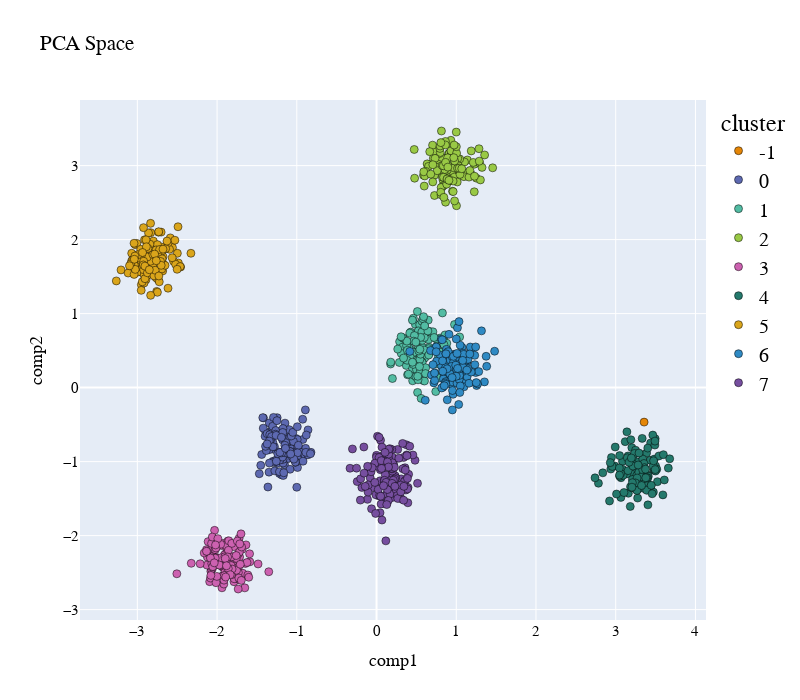

The cell this chart's notebook holds for it:
### Code cell
pca_2d_object, df_pca_2d = get_pca_2d(X, labels)
plot_pca_2d(df_pca_2d, title = "PCA Space", opacity=1, width_line = 0.5)
